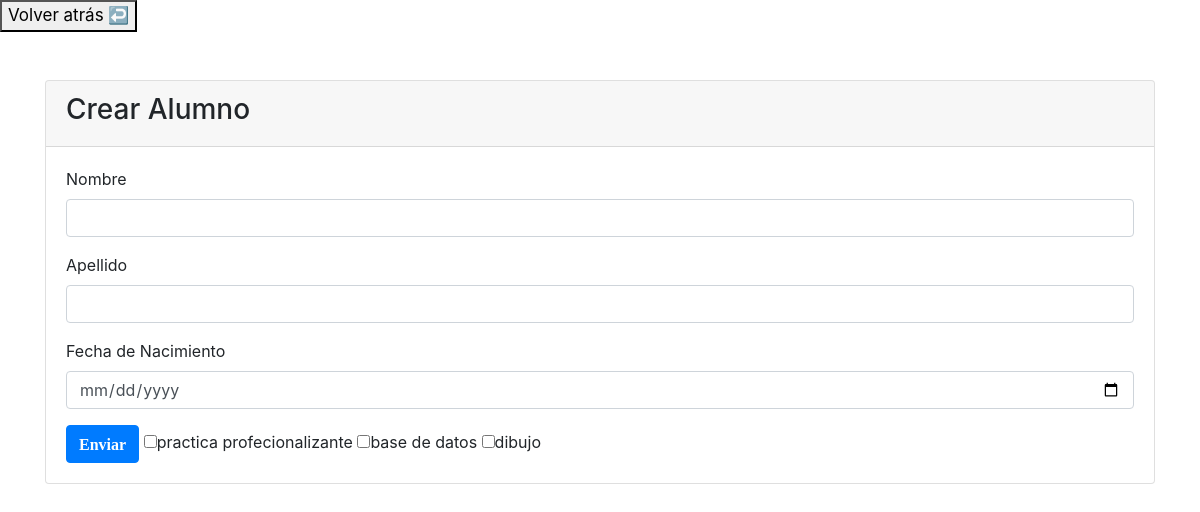
The page /AlumnoHTML/controllers/Alumnos/createAlumno.php on the database its author committed.
### tables this page shows
CREATE TABLE `materias` (
  `id` int(11) NOT NULL,
  `nombre` varchar(255) NOT NULL,
  `profesor_id` int(225) NOT NULL
);

### AlumnoHTML/controllers/Alumnos/createAlumno.php (called while the page is built, shortened)
<?php
require_once __DIR__ . "../../../model/materias.php";
$materias = Materias::all();
require_once "../../views/Alumno/createAlumno.view.php";

### AlumnoHTML/model/materias.php (called while the page is built, shortened)
<?php
require_once __DIR__ . "../../model/conexion.php";
class Materias extends Conexion {
public static function all(){
    $conexion = new Conexion();
    $conexion->conectar();
    $result =mysqli_prepare($conexion->con, "SELECT * FROM materias");
    $result->execute();
    $valoresDb = $result-> get_result();
    $materias = [];
    while ($materia = $valoresDb->fetch_object(Materias::class)){
        $materias[] = $materia;
    }
    return $materias;
}
}

### AlumnoHTML/model/conexion.php (called while the page is built, shortened)
<?php
class Conexion{
    private $host = "localhost";
    private $user = "root";
    private $password = "";
    private $database = "crud";
    public function conectar(){
        $this->con = mysqli_connect($this->host, $this->user, $this->password, $this->database);
    }
}

### AlumnoHTML/views/Alumno/createAlumno.view.php (the view, shortened to what this page needs)
<!DOCTYPE html>
<html lang="en">
<head>
    <link rel="stylesheet" href="https://stackpath.bootstrapcdn.com/bootstrap/4.5.2/css/bootstrap.min.css">
    <link rel="stylesheet" href="https://use.fontawesome.com/releases/v5.15.1/css/all.css">
</head>
<body>
<button>
        <a href="indexAlumno.php" style="text-decoration: none; color:black; font-size:17px">Volver atrás ↩️</a>
    </button>
    <div class="container">
        <div class="row mt-5">
            <div class="col col-12">
                <div class="card">
                    <div class="card-header">
                        <h3>Crear Alumno</h3>
                    </div>
                    <div class="card-body">
                        <form action="" method="post">
                            <div class="form-group">
                                <label for="nombre">Nombre</label>
                                <input type="text" name="nombre" id="nombre" class="form-control">
                            </div>
                            <div class="form-group">
                                <label for="apellido">Apellido</label>
                                <input type="text" name="apellido" id="apellido" class="form-control">
                            </div>
                            <div class="form-group" id="fecha_nacimiento">
                                <label for="fecha_nacimiento">Fecha de Nacimiento</label>
                                <input type="date" name="fecha_nacimiento" id="fecha_nacimiento" class="form-control">
                            </div>
                            <button type="submit" name="enviarFormulario" class="btn btn-primary">
                                <i class="fas fa fa-send">Enviar</i>
                            </button>
                            <?php
                            foreach ($materias as $materia){
                                ?>
                                <input type="checkbox" name="seleccionMaterias[]" id="" value="<?=$materia->id?>"><?=$materia->nombre?>
                                <?php
                            }
                            ?>
                        </form>
                    </div>
                </div>
            </div>
        </div>
    </div>
</body>
</html>

### rows shown on the page
materias: nombre "practica profecionalizante"
materias: nombre "base de datos"
materias: nombre "dibujo"
